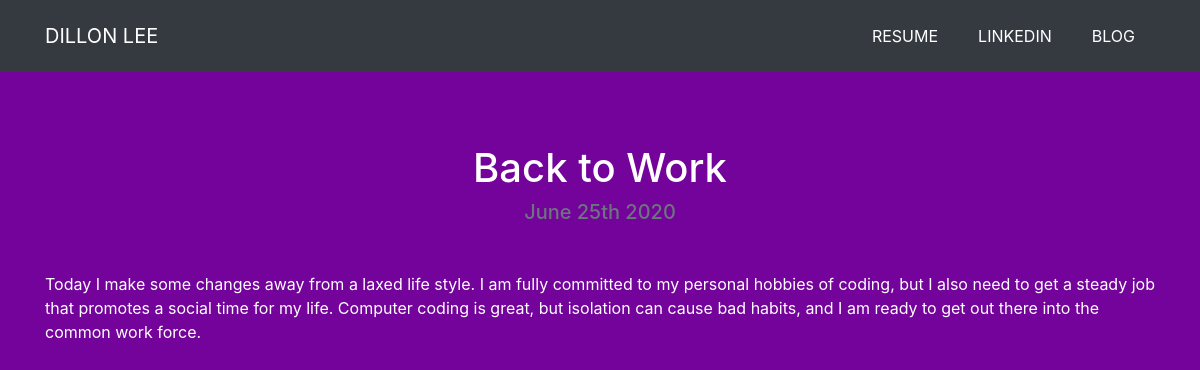
Screenshot of /blog/9 with the database file from the repository.
### blog/models.py (models this page shows, shortened)
class Blog(models.Model):
 	title = models.CharField(max_length=200)
 	description = models.TextField()
 	date = models.DateField()

### blog/views.py (the view)
# urls.py: path('<int:blog_id>', views.detail, name = 'detail'),
def detail(request, blog_id ):
	blog = get_object_or_404(Blog,pk=blog_id)
	return render(request, 'blog/detail.html',{'blog':blog})

### blog/templates/blog/detail.html
{% extends "portfolio/base.html" %}
{% load static %}
{% block content %}
<h1 class="text-center mt-5" id="blogdetailtitle">{{ blog.title }}</h1>
<h5 class="text-center text-muted mb-5">{{ blog.date|date:'F jS Y' }}</h5>
{{ blog.description|safe }}
{% endblock %}

### rows the page displays
Blog: title "Back to Work", date "June 25th 2020", description "Today I make some changes away from a laxed life style. I am fully committed to my personal hobbies of coding, but I also need to get a steady job that promotes a social time for my life. Computer coding is great, but isolation can cause bad habits, and I am ready to get out there into the common work force."
